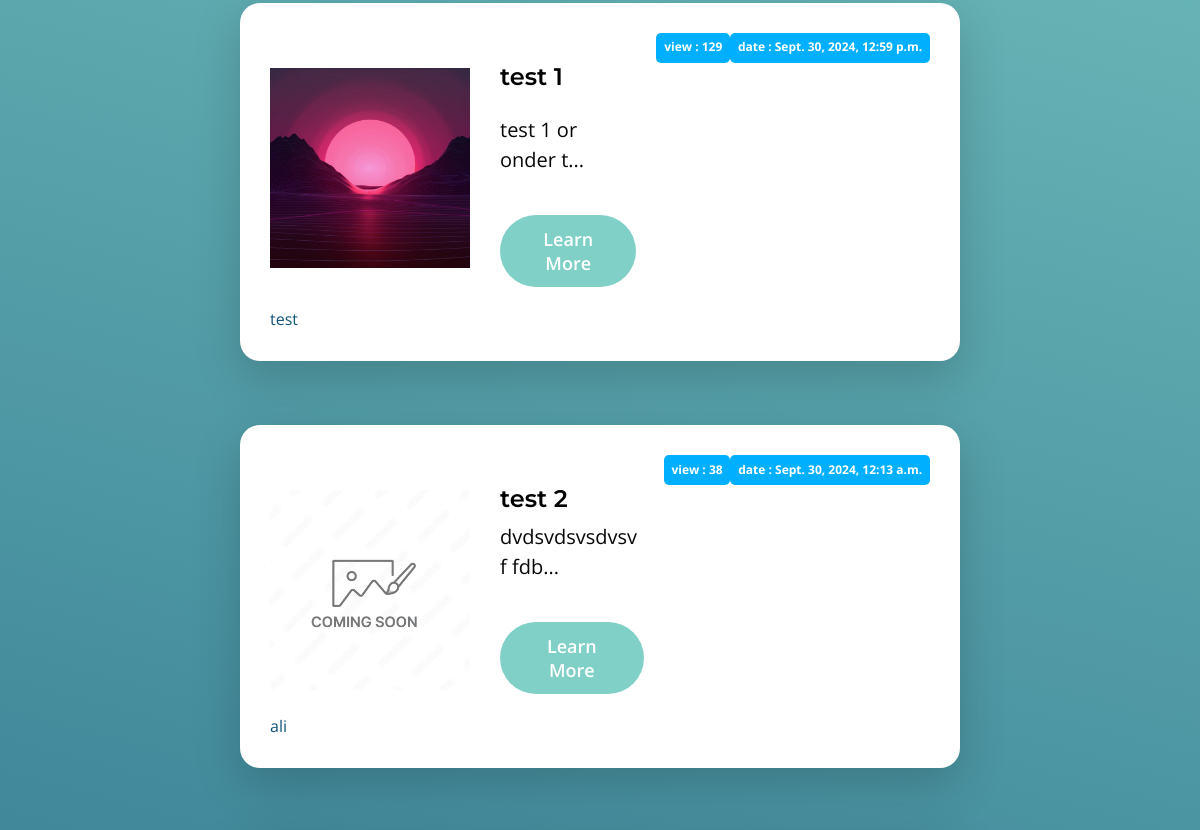
The page /blog/ (middle part) on the database as committed earlier.
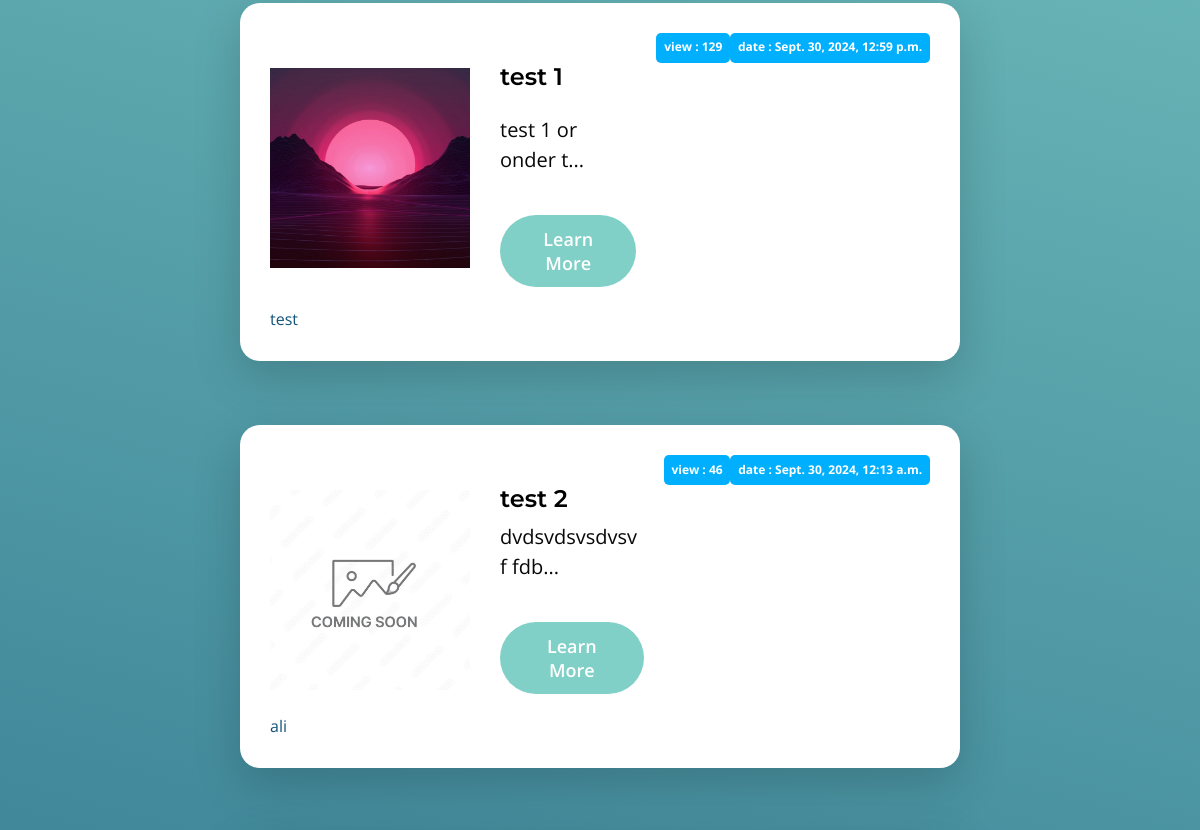
The same page on the database as committed later.
### blog/models.py (models this page shows, shortened)
class post(models.Model):
    titel = models.CharField(max_length=255)
    content = models.TextField()
    img = models.ImageField(upload_to='blog/',default='default.jpg')
    status = models.BooleanField(default=False)
    cuntent_view=models.IntegerField(default=0)
    categore= models.ManyToManyField(categore)
    publish_date= models.DateTimeField(null=True)
    created_date= models.DateTimeField(auto_now_add=True)
    update_date= models.DateTimeField(auto_now=True)

### blog/views.py (the view)
# urls.py: path('', blog_home,name='blog_home'),
def blog_home(request,cat_name=None):
    now = timezone.now()
    posts = post.objects.filter(status=1,publish_date__lte=now)
    paginators = Paginator(posts,3)
    page_number = request.GET.get('page')
    if cat_name:
        posts = posts.filter(categore__name=cat_name)
    try:
        posts = paginators.get_page(page_number)
    except EmptyPage:
        posts = paginators.get_page(1)
    except PageNotAnInteger:
        posts = paginators.get_page(1)
    context = {'post': posts}
    return render(request,'blog/blog_home.html',context)

### blog/templatetags/blog-tag.py (called while the page is built)
@register.filter(name='short')
def function(value,arg=20):
    return value[:arg]+'...'

### templates/blog/blog_home.html (shortened to what this page needs)
{% extends "base.html" %}
{% load static %}
{% load blog-tag %}
{% load humanizelib %}
    {% block content %}
            <section class="section-padding">
                <div class="container">
                    <div class="row">
                    {% for p in post %}
                        <div class="col-lg-8 col-12 mt-3 mx-auto">
                            <div class="custom-block custom-block-topics-listing bg-white shadow-lg mb-5">
                                <div class="d-flex">
                                    <img src="{{p.img.url}}" class="custom-block-image img-fluid" alt="">
                                    <div class="custom-block-topics-listing-info d-flex flex-column">
                                        <h5 class="posts-title">{{p.titel}}</h5>
                                        <p class="excert">{{p.content|short|safe}}</p>
                                        <a href="{% url 'blog:blog_single' p.id %}" class="btn custom-btn mt-3 mt-lg-4">Learn More</a>
                                    </div>
                                    <span class="badge bg-design rounded-pill ms-auto"> view : {{ p.cuntent_view }}</span>
                                    <span class="badge bg-design rounded-pill ms-auto">date : {{ p.publish_date|naturaltime }}</span>
                                </div>
                                {% for cat in p.categore.all %}
                                <a href="{% url 'blog:category' cat_name=cat.name %}">{{cat.name}}
                                </a>
                                {%endfor%}
                            </div>
                        </div>
                    {% endfor %}
                    </div>
                </div>
            </section>
        </main>
{% endblock %}

Rows that differ between the two databases and show on the page:
changed post "test 2": cuntent_view "38" → "46"
